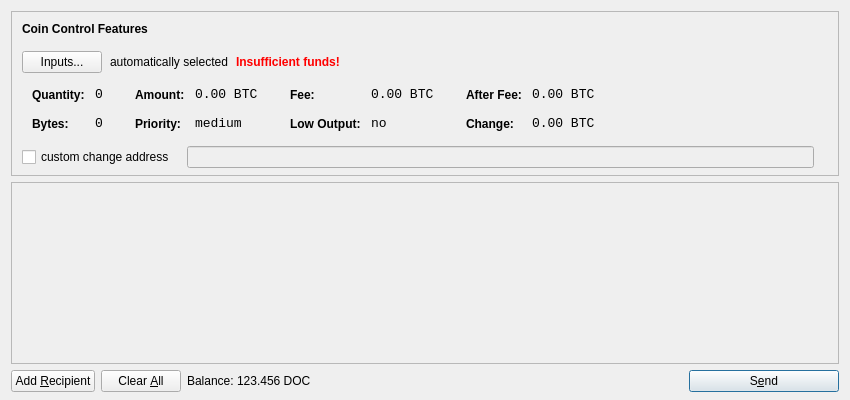
<?xml version="1.0" encoding="UTF-8"?>
<ui version="4.0">
 <class>SendCoinsDialog</class>
 <widget class="QDialog" name="SendCoinsDialog">
  <property name="geometry">
   <rect>
    <x>0</x>
    <y>0</y>
    <width>850</width>
    <height>400</height>
   </rect>
  </property>
  <property name="windowTitle">
   <string>Send Coins</string>
  </property>
  <layout class="QVBoxLayout" name="verticalLayout" stretch="0,1,0">
   <property name="bottomMargin">
    <number>8</number>
   </property>
   <item>
    <widget class="QFrame" name="frameCoinControl">
     <property name="sizePolicy">
      <sizepolicy hsizetype="Expanding" vsizetype="Expanding">
       <horstretch>0</horstretch>
       <verstretch>0</verstretch>
      </sizepolicy>
     </property>
     <property name="maximumSize">
      <size>
       <width>16777215</width>
       <height>16777215</height>
      </size>
     </property>
     <property name="frameShape">
      <enum>QFrame::StyledPanel</enum>
     </property>
     <property name="frameShadow">
      <enum>QFrame::Sunken</enum>
     </property>
     <layout class="QVBoxLayout" name="verticalLayoutCoinControl2">
      <property name="spacing">
       <number>-1</number>
      </property>
      <property name="leftMargin">
       <number>0</number>
      </property>
      <property name="topMargin">
       <number>0</number>
      </property>
      <property name="rightMargin">
       <number>0</number>
      </property>
      <property name="bottomMargin">
       <number>6</number>
      </property>
      <item>
       <layout class="QVBoxLayout" name="verticalLayoutCoinControl" stretch="0,0,0,0,1">
        <property name="spacing">
         <number>0</number>
        </property>
        <property name="leftMargin">
         <number>10</number>
        </property>
        <property name="topMargin">
         <number>10</number>
        </property>
        <item>
         <layout class="QHBoxLayout" name="horizontalLayoutCoinControl1">
          <property name="bottomMargin">
           <number>15</number>
          </property>
          <item>
           <widget class="QLabel" name="labelCoinControlFeatures">
            <property name="sizePolicy">
             <sizepolicy hsizetype="Preferred" vsizetype="Maximum">
              <horstretch>0</horstretch>
              <verstretch>0</verstretch>
             </sizepolicy>
            </property>
            <property name="font">
             <font>
              <weight>75</weight>
              <bold>true</bold>
             </font>
            </property>
            <property name="styleSheet">
             <string notr="true">font-weight:bold;</string>
            </property>
            <property name="text">
             <string>Coin Control Features</string>
            </property>
           </widget>
          </item>
         </layout>
        </item>
        <item>
         <layout class="QHBoxLayout" name="horizontalLayoutCoinControl2" stretch="0,0,0,0">
          <property name="spacing">
           <number>8</number>
          </property>
          <property name="bottomMargin">
           <number>10</number>
          </property>
          <item>
           <widget class="QPushButton" name="pushButtonCoinControl">
            <property name="styleSheet">
             <string notr="true"/>
            </property>
            <property name="text">
             <string>Inputs...</string>
            </property>
           </widget>
          </item>
          <item>
           <widget class="QLabel" name="labelCoinControlAutomaticallySelected">
            <property name="text">
             <string>automatically selected</string>
            </property>
            <property name="margin">
             <number>5</number>
            </property>
           </widget>
          </item>
          <item>
           <widget class="QLabel" name="labelCoinControlInsuffFunds">
            <property name="font">
             <font>
              <weight>75</weight>
              <bold>true</bold>
             </font>
            </property>
            <property name="styleSheet">
             <string notr="true">color:red;font-weight:bold;</string>
            </property>
            <property name="text">
             <string>Insufficient funds!</string>
            </property>
            <property name="margin">
             <number>5</number>
            </property>
           </widget>
          </item>
          <item>
           <spacer name="horizontalSpacerCoinControl">
            <property name="orientation">
             <enum>Qt::Horizontal</enum>
            </property>
            <property name="sizeHint" stdset="0">
             <size>
              <width>40</width>
              <height>1</height>
             </size>
            </property>
           </spacer>
          </item>
         </layout>
        </item>
        <item>
         <widget class="QWidget" name="widgetCoinControl" native="true">
          <property name="sizePolicy">
           <sizepolicy hsizetype="Preferred" vsizetype="Preferred">
            <horstretch>0</horstretch>
            <verstretch>0</verstretch>
           </sizepolicy>
          </property>
          <property name="minimumSize">
           <size>
            <width>0</width>
            <height>0</height>
           </size>
          </property>
          <property name="styleSheet">
           <string notr="true"/>
          </property>
          <layout class="QHBoxLayout" name="horizontalLayoutCoinControl5">
           <property name="margin">
            <number>0</number>
           </property>
           <item>
            <layout class="QHBoxLayout" name="horizontalLayoutCoinControl3" stretch="0,0,0,1">
             <property name="spacing">
              <number>20</number>
             </property>
             <property name="topMargin">
              <number>0</number>
             </property>
             <property name="bottomMargin">
              <number>10</number>
             </property>
             <item>
              <layout class="QFormLayout" name="formLayoutCoinControl1">
               <property name="horizontalSpacing">
                <number>10</number>
               </property>
               <property name="verticalSpacing">
                <number>14</number>
               </property>
               <property name="leftMargin">
                <number>10</number>
               </property>
               <property name="topMargin">
                <number>4</number>
               </property>
               <property name="rightMargin">
                <number>6</number>
               </property>
               <item row="0" column="0">
                <widget class="QLabel" name="labelCoinControlQuantityText">
                 <property name="styleSheet">
                  <string notr="true">font-weight:bold;</string>
                 </property>
                 <property name="text">
                  <string>Quantity:</string>
                 </property>
                 <property name="margin">
                  <number>0</number>
                 </property>
                </widget>
               </item>
               <item row="0" column="1">
                <widget class="QLabel" name="labelCoinControlQuantity">
                 <property name="font">
                  <font>
                   <family>Monospace</family>
                   <pointsize>10</pointsize>
                  </font>
                 </property>
                 <property name="cursor">
                  <cursorShape>IBeamCursor</cursorShape>
                 </property>
                 <property name="contextMenuPolicy">
                  <enum>Qt::ActionsContextMenu</enum>
                 </property>
                 <property name="text">
                  <string notr="true">0</string>
                 </property>
                 <property name="margin">
                  <number>0</number>
                 </property>
                 <property name="textInteractionFlags">
                  <set>Qt::LinksAccessibleByMouse|Qt::TextSelectableByKeyboard|Qt::TextSelectableByMouse</set>
                 </property>
                </widget>
               </item>
               <item row="1" column="0">
                <widget class="QLabel" name="labelCoinControlBytesText">
                 <property name="styleSheet">
                  <string notr="true">font-weight:bold;</string>
                 </property>
                 <property name="text">
                  <string>Bytes:</string>
                 </property>
                </widget>
               </item>
               <item row="1" column="1">
                <widget class="QLabel" name="labelCoinControlBytes">
                 <property name="font">
                  <font>
                   <family>Monospace</family>
                   <pointsize>10</pointsize>
                  </font>
                 </property>
                 <property name="cursor">
                  <cursorShape>IBeamCursor</cursorShape>
                 </property>
                 <property name="contextMenuPolicy">
                  <enum>Qt::ActionsContextMenu</enum>
                 </property>
                 <property name="text">
                  <string notr="true">0</string>
                 </property>
                 <property name="textInteractionFlags">
                  <set>Qt::LinksAccessibleByMouse|Qt::TextSelectableByKeyboard|Qt::TextSelectableByMouse</set>
                 </property>
                </widget>
               </item>
              </layout>
             </item>
             <item>
              <layout class="QFormLayout" name="formLayoutCoinControl2">
               <property name="horizontalSpacing">
                <number>10</number>
               </property>
               <property name="verticalSpacing">
                <number>14</number>
               </property>
               <property name="leftMargin">
                <number>6</number>
               </property>
               <property name="topMargin">
                <number>4</number>
               </property>
               <property name="rightMargin">
                <number>6</number>
               </property>
               <item row="0" column="0">
                <widget class="QLabel" name="labelCoinControlAmountText">
                 <property name="styleSheet">
                  <string notr="true">font-weight:bold;</string>
                 </property>
                 <property name="text">
                  <string>Amount:</string>
                 </property>
                 <property name="margin">
                  <number>0</number>
                 </property>
                </widget>
               </item>
               <item row="0" column="1">
                <widget class="QLabel" name="labelCoinControlAmount">
                 <property name="font">
                  <font>
                   <family>Monospace</family>
                   <pointsize>10</pointsize>
                  </font>
                 </property>
                 <property name="cursor">
                  <cursorShape>IBeamCursor</cursorShape>
                 </property>
                 <property name="contextMenuPolicy">
                  <enum>Qt::ActionsContextMenu</enum>
                 </property>
                 <property name="text">
                  <string notr="true">0.00 BTC</string>
                 </property>
                 <property name="textInteractionFlags">
                  <set>Qt::LinksAccessibleByMouse|Qt::TextSelectableByKeyboard|Qt::TextSelectableByMouse</set>
                 </property>
                </widget>
               </item>
               <item row="1" column="0">
                <widget class="QLabel" name="labelCoinControlPriorityText">
                 <property name="styleSheet">
                  <string notr="true">font-weight:bold;</string>
                 </property>
                 <property name="text">
                  <string>Priority:</string>
                 </property>
                </widget>
               </item>
               <item row="1" column="1">
                <widget class="QLabel" name="labelCoinControlPriority">
                 <property name="font">
                  <font>
                   <family>Monospace</family>
                   <pointsize>10</pointsize>
                  </font>
                 </property>
                 <property name="cursor">
                  <cursorShape>IBeamCursor</cursorShape>
                 </property>
                 <property name="contextMenuPolicy">
                  <enum>Qt::ActionsContextMenu</enum>
                 </property>
                 <property name="text">
                  <string>medium</string>
                 </property>
                 <property name="textInteractionFlags">
                  <set>Qt::LinksAccessibleByMouse|Qt::TextSelectableByKeyboard|Qt::TextSelectableByMouse</set>
                 </property>
                </widget>
               </item>
              </layout>
             </item>
             <item>
              <layout class="QFormLayout" name="formLayoutCoinControl3">
               <property name="horizontalSpacing">
                <number>10</number>
               </property>
               <property name="verticalSpacing">
                <number>14</number>
               </property>
               <property name="leftMargin">
                <number>6</number>
               </property>
               <property name="topMargin">
                <number>4</number>
               </property>
               <property name="rightMargin">
                <number>6</number>
               </property>
               <item row="0" column="0">
                <widget class="QLabel" name="labelCoinControlFeeText">
                 <property name="styleSheet">
                  <string notr="true">font-weight:bold;</string>
                 </property>
                 <property name="text">
                  <string>Fee:</string>
                 </property>
                 <property name="margin">
                  <number>0</number>
                 </property>
                </widget>
               </item>
               <item row="0" column="1">
                <widget class="QLabel" name="labelCoinControlFee">
                 <property name="font">
                  <font>
                   <family>Monospace</family>
                   <pointsize>10</pointsize>
                  </font>
                 </property>
                 <property name="cursor">
                  <cursorShape>IBeamCursor</cursorShape>
                 </property>
                 <property name="contextMenuPolicy">
                  <enum>Qt::ActionsContextMenu</enum>
                 </property>
                 <property name="text">
                  <string notr="true">0.00 BTC</string>
                 </property>
                 <property name="textInteractionFlags">
                  <set>Qt::LinksAccessibleByMouse|Qt::TextSelectableByKeyboard|Qt::TextSelectableByMouse</set>
                 </property>
                </widget>
               </item>
               <item row="1" column="0">
                <widget class="QLabel" name="labelCoinControlLowOutputText">
                 <property name="styleSheet">
                  <string notr="true">font-weight:bold;</string>
                 </property>
                 <property name="text">
                  <string>Low Output:</string>
                 </property>
                </widget>
               </item>
               <item row="1" column="1">
                <widget class="QLabel" name="labelCoinControlLowOutput">
                 <property name="font">
                  <font>
                   <family>Monospace</family>
                   <pointsize>10</pointsize>
                  </font>
                 </property>
                 <property name="cursor">
                  <cursorShape>IBeamCursor</cursorShape>
                 </property>
                 <property name="contextMenuPolicy">
                  <enum>Qt::ActionsContextMenu</enum>
                 </property>
                 <property name="text">
                  <string>no</string>
                 </property>
                 <property name="textInteractionFlags">
                  <set>Qt::LinksAccessibleByMouse|Qt::TextSelectableByKeyboard|Qt::TextSelectableByMouse</set>
                 </property>
                </widget>
               </item>
              </layout>
             </item>
             <item>
              <layout class="QFormLayout" name="formLayoutCoinControl4">
               <property name="horizontalSpacing">
                <number>10</number>
               </property>
               <property name="verticalSpacing">
                <number>14</number>
               </property>
               <property name="leftMargin">
                <number>6</number>
               </property>
               <property name="topMargin">
                <number>4</number>
               </property>
               <property name="rightMargin">
                <number>6</number>
               </property>
               <item row="0" column="0">
                <widget class="QLabel" name="labelCoinControlAfterFeeText">
                 <property name="styleSheet">
                  <string notr="true">font-weight:bold;</string>
                 </property>
                 <property name="text">
                  <string>After Fee:</string>
                 </property>
                 <property name="margin">
                  <number>0</number>
                 </property>
                </widget>
               </item>
               <item row="0" column="1">
                <widget class="QLabel" name="labelCoinControlAfterFee">
                 <property name="font">
                  <font>
                   <family>Monospace</family>
                   <pointsize>10</pointsize>
                  </font>
                 </property>
                 <property name="cursor">
                  <cursorShape>IBeamCursor</cursorShape>
                 </property>
                 <property name="contextMenuPolicy">
                  <enum>Qt::ActionsContextMenu</enum>
                 </property>
                 <property name="text">
                  <string notr="true">0.00 BTC</string>
                 </property>
                 <property name="textInteractionFlags">
                  <set>Qt::LinksAccessibleByMouse|Qt::TextSelectableByKeyboard|Qt::TextSelectableByMouse</set>
                 </property>
                </widget>
               </item>
               <item row="1" column="0">
                <widget class="QLabel" name="labelCoinControlChangeText">
                 <property name="styleSheet">
                  <string notr="true">font-weight:bold;</string>
                 </property>
                 <property name="text">
                  <string>Change:</string>
                 </property>
                </widget>
               </item>
               <item row="1" column="1">
                <widget class="QLabel" name="labelCoinControlChange">
                 <property name="font">
                  <font>
                   <family>Monospace</family>
                   <pointsize>10</pointsize>
                  </font>
                 </property>
                 <property name="cursor">
                  <cursorShape>IBeamCursor</cursorShape>
                 </property>
                 <property name="contextMenuPolicy">
                  <enum>Qt::ActionsContextMenu</enum>
                 </property>
                 <property name="text">
                  <string notr="true">0.00 BTC</string>
                 </property>
                 <property name="textInteractionFlags">
                  <set>Qt::LinksAccessibleByMouse|Qt::TextSelectableByKeyboard|Qt::TextSelectableByMouse</set>
                 </property>
                </widget>
               </item>
              </layout>
             </item>
            </layout>
           </item>
          </layout>
         </widget>
        </item>
        <item>
         <layout class="QHBoxLayout" name="horizontalLayoutCoinControl4" stretch="0,0,0">
          <property name="spacing">
           <number>12</number>
          </property>
          <property name="sizeConstraint">
           <enum>QLayout::SetDefaultConstraint</enum>
          </property>
          <property name="topMargin">
           <number>5</number>
          </property>
          <property name="rightMargin">
           <number>5</number>
          </property>
          <item>
           <widget class="QCheckBox" name="checkBoxCoinControlChange">
            <property name="text">
             <string>custom change address</string>
            </property>
           </widget>
          </item>
          <item>
           <widget class="QLineEdit" name="lineEditCoinControlChange">
            <property name="enabled">
             <bool>false</bool>
            </property>
            <property name="sizePolicy">
             <sizepolicy hsizetype="Expanding" vsizetype="Fixed">
              <horstretch>0</horstretch>
              <verstretch>0</verstretch>
             </sizepolicy>
            </property>
           </widget>
          </item>
          <item>
           <widget class="QLabel" name="labelCoinControlChangeLabel">
            <property name="sizePolicy">
             <sizepolicy hsizetype="Preferred" vsizetype="Expanding">
              <horstretch>0</horstretch>
              <verstretch>0</verstretch>
             </sizepolicy>
            </property>
            <property name="minimumSize">
             <size>
              <width>0</width>
              <height>0</height>
             </size>
            </property>
            <property name="text">
             <string/>
            </property>
            <property name="margin">
             <number>3</number>
            </property>
           </widget>
          </item>
         </layout>
        </item>
        <item>
         <spacer name="verticalSpacerCoinControl">
          <property name="orientation">
           <enum>Qt::Vertical</enum>
          </property>
          <property name="sizeHint" stdset="0">
           <size>
            <width>800</width>
            <height>1</height>
           </size>
          </property>
         </spacer>
        </item>
       </layout>
      </item>
     </layout>
    </widget>
   </item>
   <item>
    <widget class="QScrollArea" name="scrollArea">
     <property name="widgetResizable">
      <bool>true</bool>
     </property>
     <widget class="QWidget" name="scrollAreaWidgetContents">
      <property name="geometry">
       <rect>
        <x>0</x>
        <y>0</y>
        <width>830</width>
        <height>165</height>
       </rect>
      </property>
      <layout class="QVBoxLayout" name="verticalLayout_2">
       <property name="margin">
        <number>0</number>
       </property>
       <item>
        <layout class="QVBoxLayout" name="entries">
         <property name="spacing">
          <number>6</number>
         </property>
        </layout>
       </item>
       <item>
        <spacer name="verticalSpacer">
         <property name="orientation">
          <enum>Qt::Vertical</enum>
         </property>
         <property name="sizeHint" stdset="0">
          <size>
           <width>20</width>
           <height>40</height>
          </size>
         </property>
        </spacer>
       </item>
      </layout>
     </widget>
    </widget>
   </item>
   <item>
    <layout class="QHBoxLayout" name="horizontalLayout">
     <item>
      <widget class="QPushButton" name="addButton">
       <property name="toolTip">
        <string>Send to multiple recipients at once</string>
       </property>
       <property name="text">
        <string>Add &amp;Recipient</string>
       </property>
       <property name="icon">
        <iconset resource="../bitcoin.qrc">
         <normaloff>:/icons/add</normaloff>:/icons/add</iconset>
       </property>
       <property name="autoDefault">
        <bool>false</bool>
       </property>
      </widget>
     </item>
     <item>
      <widget class="QPushButton" name="clearButton">
       <property name="sizePolicy">
        <sizepolicy hsizetype="Minimum" vsizetype="Fixed">
         <horstretch>0</horstretch>
         <verstretch>0</verstretch>
        </sizepolicy>
       </property>
       <property name="toolTip">
        <string>Remove all transaction fields</string>
       </property>
       <property name="text">
        <string>Clear &amp;All</string>
       </property>
       <property name="icon">
        <iconset resource="../bitcoin.qrc">
         <normaloff>:/icons/remove</normaloff>:/icons/remove</iconset>
       </property>
       <property name="autoRepeatDelay">
        <number>300</number>
       </property>
       <property name="autoDefault">
        <bool>false</bool>
       </property>
      </widget>
     </item>
     <item>
      <layout class="QHBoxLayout" name="horizontalLayout_2">
       <property name="spacing">
        <number>3</number>
       </property>
       <item>
        <widget class="QLabel" name="label">
         <property name="text">
          <string>Balance:</string>
         </property>
        </widget>
       </item>
       <item>
        <widget class="QLabel" name="labelBalance">
         <property name="cursor">
          <cursorShape>IBeamCursor</cursorShape>
         </property>
         <property name="text">
          <string>123.456 DOC</string>
         </property>
         <property name="textInteractionFlags">
          <set>Qt::LinksAccessibleByMouse|Qt::TextSelectableByKeyboard|Qt::TextSelectableByMouse</set>
         </property>
        </widget>
       </item>
      </layout>
     </item>
     <item>
      <spacer name="horizontalSpacer">
       <property name="orientation">
        <enum>Qt::Horizontal</enum>
       </property>
       <property name="sizeHint" stdset="0">
        <size>
         <width>40</width>
         <height>20</height>
        </size>
       </property>
      </spacer>
     </item>
     <item>
      <widget class="QPushButton" name="sendButton">
       <property name="minimumSize">
        <size>
         <width>150</width>
         <height>0</height>
        </size>
       </property>
       <property name="toolTip">
        <string>Confirm the send action</string>
       </property>
       <property name="text">
        <string>S&amp;end</string>
       </property>
       <property name="icon">
        <iconset resource="../bitcoin.qrc">
         <normaloff>:/icons/send</normaloff>:/icons/send</iconset>
       </property>
       <property name="default">
        <bool>true</bool>
       </property>
      </widget>
     </item>
    </layout>
   </item>
  </layout>
 </widget>
 <resources>
  <include location="../bitcoin.qrc"/>
 </resources>
 <connections/>
</ui>
